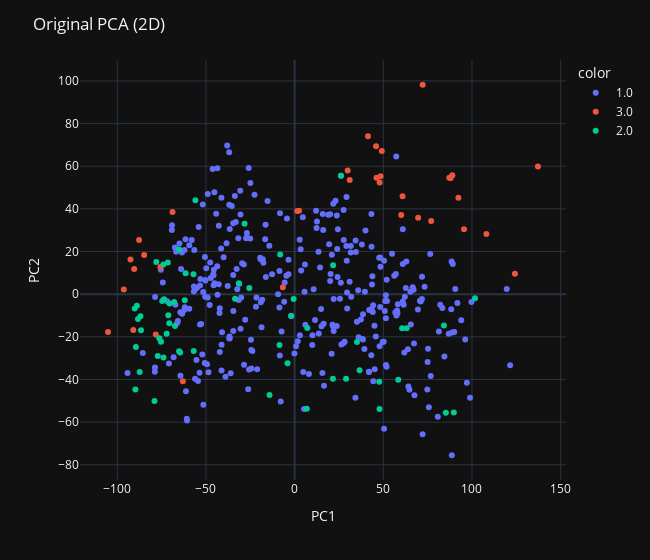
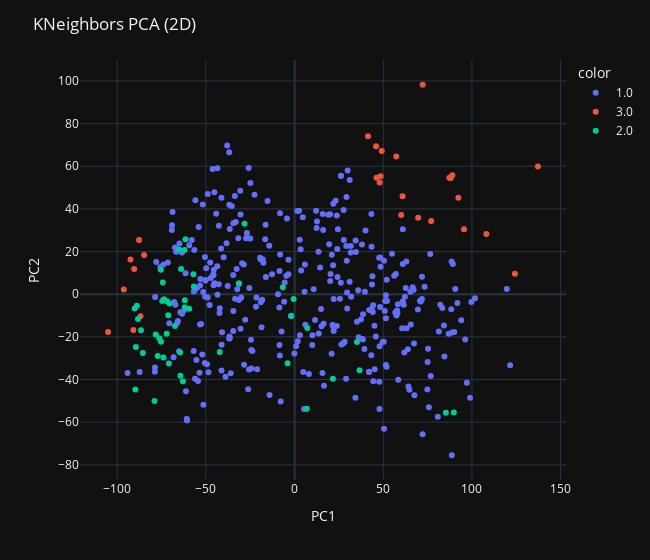

Notebook source saved alongside these figures, in order:
### Markdown cell above
Par contre en regardant le score pour chaque classe, on remarque que celui-ci est très bon pour la classe 1 mais beaucoup moins bon pour la classe 2 et 3

### Code cell
from sklearn.decomposition import PCA

# Réaliser l'analyse en composantes principales (PCA)
cls = PCA(n_components=21)
pcs = cls.fit_transform(data_test)

fig_original = px.scatter(x=pcs.T[0], y=pcs.T[1], color=labels_test, 
                          labels={'x': 'PC1', 'y': 'PC2'}, width=650)
fig_original.update_layout(title="Original PCA (2D)")

fig_KNeighbors = px.scatter(x=pcs.T[0], y=pcs.T[1], color=prediction, 
                            labels={'x': 'PC1', 'y': 'PC2'}, width=650)
fig_KNeighbors.update_layout(title="KNeighbors PCA (2D)")

# Afficher les figures
fig_original.show()
fig_KNeighbors.show()

### Figure 1 — Plotly figure (JSON) as saved in the notebook; plotly's stock layout.template omitted (floating-point values rounded to 4 significant figures; data arrays with more than 128 entries replaced by an {"elided": "..."} marker saying what was removed)
{"data": [{"hovertemplate": "color=1.0<br>PC1=%{x}<br>PC2=%{y}<extra></extra>", "legendgroup": "1.0", "marker": {"color": "#636efa", "symbol": "circle"}, "mode": "markers", "name": "1.0", "orientation": "v", "showlegend": true, "type": "scatter", "x": {"elided": "332 float values"}, "xaxis": "x", "y": {"elided": "332 float values"}, "yaxis": "y"}, {"hovertemplate": "color=3.0<br>PC1=%{x}<br>PC2=%{y}<extra></extra>", "legendgroup": "3.0", "marker": {"color": "#EF553B", "symbol": "circle"}, "mode": "markers", "name": "3.0", "orientation": "v", "showlegend": true, "type": "scatter", "x": [-92.55, -84.84, -6.639, -87.72, -78.28, 88.93, 60.1, 108.1, -96.31, 77.01, -105.2, 95.53, 60.87, 48.46, 46.17, 45.92, 92.34, 29.91, 137.2, 87.22, -90.92, -63.0, 87.99, 31.07, -68.84, 1.507, 72.21, 49.15, 47.93, 2.488, -90.47, 41.38, -75.71, 124.2, 69.65], "xaxis": "x", "y": [16.23, 18.33, 3.309, 25.38, -18.93, 55.72, 37.18, 28.18, 2.157, 34.3, -17.69, 30.39, 45.93, 55.3, 54.56, 69.4, 45.26, 58.03, 59.82, 54.66, -16.73, -40.82, 54.5, 53.59, 38.57, 39.03, 98.21, 67.16, 52.42, 39.15, 11.85, 74.07, 12.77, 9.529, 35.87], "yaxis": "y"}, {"hovertemplate": "color=2.0<br>PC1=%{x}<br>PC2=%{y}<extra></extra>", "legendgroup": "2.0", "marker": {"color": "#00cc96", "symbol": "circle"}, "mode": "markers", "name": "2.0", "orientation": "v", "showlegend": true, "type": "scatter", "x": [-67.46, -8.54, -8.144, 101.7, 60.61, -61.92, -88.92, -65.13, 47.88, -65.14, -67.92, 84.19, 85.27, -64.56, 47.73, -70.66, -89.8, 7.162, 36.63, -71.23, -70.5, 21.61, -75.33, -86.91, 63.17, 26.13, -72.13, -90.16, -76.3, 29.03, -57.03, -14.15, -87.36, 21.72, -31.42, -74.66, 58.45, -78.0, -77.16, -89.49, -28.21, -78.98, -88.31, -73.93, -1.935, -55.94, -61.48, -33.59, -86.63, -71.48, 6.883, -56.9, -3.982, 89.78, -0.5737, -25.56, -73.64, -73.94, 35.17], "xaxis": "x", "y": [-14.87, -23.83, 18.58, -1.915, -15.96, -2.802, -5.476, 20.99, -53.83, -26.7, -3.663, -14.71, -55.57, -27.34, -41.06, -13.58, -44.67, -15.81, -35.69, -9.838, -4.341, -39.7, -22.25, -10.39, -16.0, 55.48, -18.53, -6.734, -20.7, -39.67, 9.339, -47.32, -36.51, 13.61, 5.095, -3.155, -40.15, 15.06, -28.94, -24.71, 33.0, -50.13, -11.67, -29.68, -10.11, 44.09, 9.822, -2.141, -16.92, 14.84, -53.75, -26.59, -32.36, -55.5, -2.236, 2.926, -2.405, 13.97, -22.39], "yaxis": "y"}], "layout": {"legend": {"title": {"text": "color"}, "tracegroupgap": 0}, "margin": {"t": 60}, "title": {"text": "Original PCA (2D)"}, "width": 650, "xaxis": {"anchor": "y", "domain": [0, 1], "title": {"text": "PC1"}}, "yaxis": {"anchor": "x", "domain": [0, 1], "title": {"text": "PC2"}}}}

### Figure 2 — Plotly figure (JSON) as saved in the notebook; plotly's stock layout.template omitted (floating-point values rounded to 4 significant figures; data arrays with more than 128 entries replaced by an {"elided": "..."} marker saying what was removed)
{"data": [{"hovertemplate": "color=1.0<br>PC1=%{x}<br>PC2=%{y}<extra></extra>", "legendgroup": "1.0", "marker": {"color": "#636efa", "symbol": "circle"}, "mode": "markers", "name": "1.0", "orientation": "v", "showlegend": true, "type": "scatter", "x": {"elided": "349 float values"}, "xaxis": "x", "y": {"elided": "349 float values"}, "yaxis": "y"}, {"hovertemplate": "color=3.0<br>PC1=%{x}<br>PC2=%{y}<extra></extra>", "legendgroup": "3.0", "marker": {"color": "#EF553B", "symbol": "circle"}, "mode": "markers", "name": "3.0", "orientation": "v", "showlegend": true, "type": "scatter", "x": [-92.55, -84.84, 57.3, -87.72, 88.93, 60.1, 108.1, -96.31, 77.01, -105.2, 95.53, 60.87, -86.91, 48.46, 46.17, 45.92, 92.34, 137.2, 87.22, -90.92, 87.99, 72.21, 49.15, 47.93, -90.47, 41.38, 124.2, 69.65], "xaxis": "x", "y": [16.23, 18.33, 64.52, 25.38, 55.72, 37.18, 28.18, 2.157, 34.3, -17.69, 30.39, 45.93, -10.39, 55.3, 54.56, 69.4, 45.26, 59.82, 54.66, -16.73, 54.5, 98.21, 67.16, 52.42, 11.85, 74.07, 9.529, 35.87], "yaxis": "y"}, {"hovertemplate": "color=2.0<br>PC1=%{x}<br>PC2=%{y}<extra></extra>", "legendgroup": "2.0", "marker": {"color": "#00cc96", "symbol": "circle"}, "mode": "markers", "name": "2.0", "orientation": "v", "showlegend": true, "type": "scatter", "x": [-75.41, -67.46, -6.639, -61.92, -78.28, -88.92, -65.13, 85.27, -64.56, -61.52, -89.8, 7.162, 36.63, -42.2, -71.23, -70.5, 21.61, -56.79, -75.33, -62.1, -72.13, -90.16, -76.3, -57.03, -71.85, -31.42, -59.42, -74.66, -63.0, -85.59, -77.16, -89.49, -28.21, -78.98, -88.31, -73.93, -1.935, -64.37, -61.93, -86.63, 6.883, -3.982, 89.78, -0.5737, -70.88, -73.64, -74.32, 35.17, -64.01], "xaxis": "x", "y": [11.47, -14.87, 3.309, -2.802, -18.93, -5.476, 20.99, -55.57, -27.34, 25.8, -44.67, -15.81, -35.69, -27.05, -9.838, -4.341, -39.7, 3.645, -22.25, 20.76, -18.53, -6.734, -20.7, 9.339, -3.353, 5.095, -6.876, -3.155, -40.82, -27.55, -28.94, -24.71, 33.0, -50.13, -11.67, -29.68, -10.11, -38.23, -6.152, -16.92, -53.75, -32.36, -55.5, -2.236, -32.44, -2.405, 5.502, -22.39, 11.82], "yaxis": "y"}], "layout": {"legend": {"title": {"text": "color"}, "tracegroupgap": 0}, "margin": {"t": 60}, "title": {"text": "KNeighbors PCA (2D)"}, "width": 650, "xaxis": {"anchor": "y", "domain": [0, 1], "title": {"text": "PC1"}}, "yaxis": {"anchor": "x", "domain": [0, 1], "title": {"text": "PC2"}}}}
